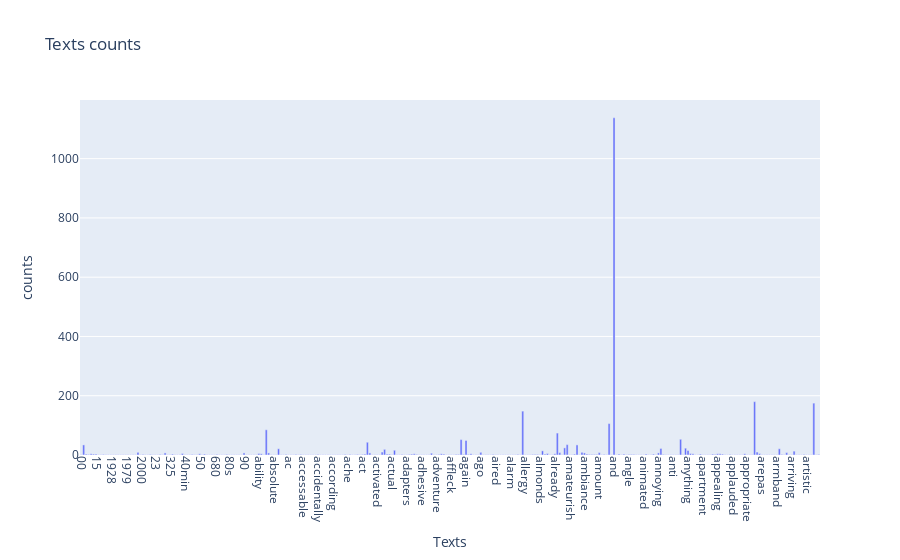

The code cell stored with this chart in its notebook:
### Code cell
import plotly.express as px

term_frequencies = []
print(data_counts.shape[1])
for j in range(0,data_counts.shape[1]):
    term_frequencies.append(sum(data_counts[:,j].toarray()))

term_frequencies = np.asarray(data_counts.sum(axis=0))[0]

print("\n這種圖表優點是可以互動，將滑鼠指到你要看的數據，他就會顯示資訊!!\n")
term_frequencies_dict = {'Texts': count_vect.get_feature_names()[:300], 'counts': term_frequencies[:300]} ##用字典的方式記錄xy軸
df = pd.DataFrame(term_frequencies_dict) ##再轉成 dataframe 的形式

fig = px.bar(df, x='Texts', y='counts', title='Texts counts')
fig.update_xaxes(tickangle=90) ##選轉X軸上的標籤90度，以免相撞
fig.show()

### Figure 1 — Plotly figure (JSON) as saved in the notebook; plotly's stock layout.template omitted (floating-point values rounded to 4 significant figures; data arrays with more than 128 entries replaced by an {"elided": "..."} marker saying what was removed)
{"data": [{"alignmentgroup": "True", "hovertemplate": "Texts=%{x}<br>counts=%{y}<extra></extra>", "legendgroup": "", "marker": {"color": "#636efa", "pattern": {"shape": ""}}, "name": "", "offsetgroup": "", "orientation": "v", "showlegend": false, "textposition": "auto", "type": "bar", "x": {"elided": "300 str values"}, "xaxis": "x", "y": {"elided": "300 int values"}, "yaxis": "y"}], "layout": {"barmode": "relative", "legend": {"tracegroupgap": 0}, "title": {"text": "Texts counts"}, "xaxis": {"anchor": "y", "domain": [0, 1], "tickangle": 90, "title": {"text": "Texts"}}, "yaxis": {"anchor": "x", "domain": [0, 1], "title": {"text": "counts"}}}}
